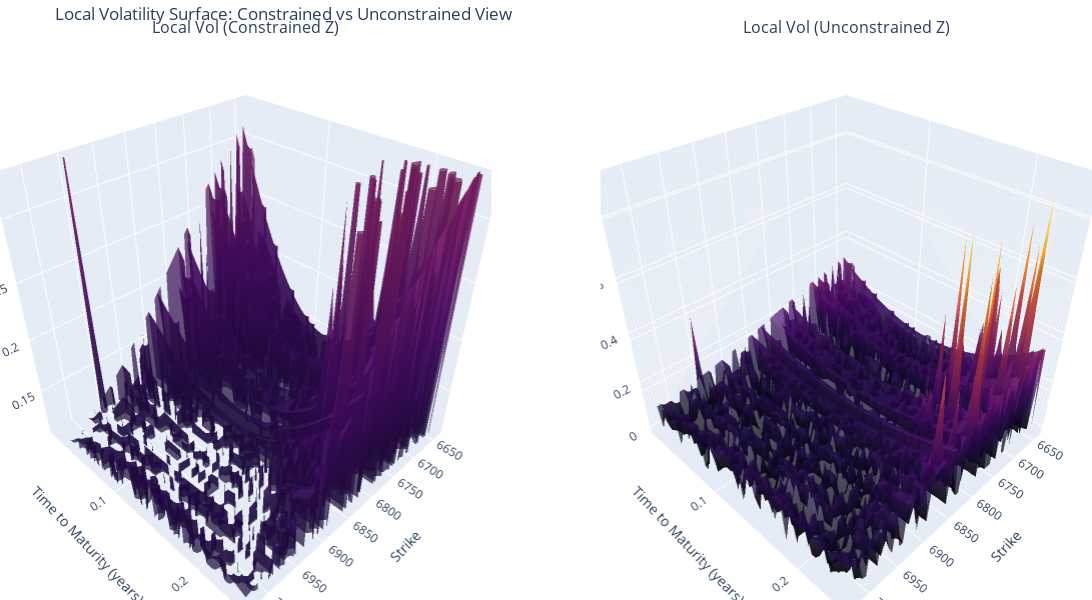

The notebook cell this image was saved under:
### Markdown cell above
#### local Vol using regression

### Code cell
impvol_interp = regres
params = [calls["S0"].iloc[0],calls["r"].iloc[0],impvol_interp]
local_vol_surface_ = get_local_vol_surface(calls,params)
plot_local_vol_surface(calls,local_vol_surface_)

### Figure 1 — Plotly figure (JSON) as saved in the notebook; plotly's stock layout.template omitted (floating-point values rounded to 4 significant figures; data arrays with more than 128 entries replaced by an {"elided": "..."} marker saying what was removed)
{"data": [{"colorscale": [[0, "#000004"], [0.1111, "#1b0c41"], [0.2222, "#4a0c6b"], [0.3333, "#781c6d"], [0.4444, "#a52c60"], [0.5556, "#cf4446"], [0.6667, "#ed6925"], [0.7778, "#fb9b06"], [0.8889, "#f7d13d"], [1, "#fcffa4"]], "opacity": 0.7, "scene": "scene", "showlegend": false, "showscale": false, "type": "surface", "x": {"elided": "60x60 float values"}, "y": {"elided": "60x60 float values"}, "z": {"elided": "60x60 float values"}}, {"colorscale": [[0, "#000004"], [0.1111, "#1b0c41"], [0.2222, "#4a0c6b"], [0.3333, "#781c6d"], [0.4444, "#a52c60"], [0.5556, "#cf4446"], [0.6667, "#ed6925"], [0.7778, "#fb9b06"], [0.8889, "#f7d13d"], [1, "#fcffa4"]], "opacity": 0.7, "scene": "scene2", "showlegend": false, "showscale": false, "type": "surface", "x": {"elided": "60x60 float values"}, "y": {"elided": "60x60 float values"}, "z": {"elided": "60x60 float values"}}], "layout": {"annotations": [{"font": {"size": 16}, "showarrow": false, "text": "Local Vol (Constrained Z)", "x": 0.225, "xanchor": "center", "xref": "paper", "y": 1, "yanchor": "bottom", "yref": "paper"}, {"font": {"size": 16}, "showarrow": false, "text": "Local Vol (Unconstrained Z)", "x": 0.775, "xanchor": "center", "xref": "paper", "y": 1, "yanchor": "bottom", "yref": "paper"}], "height": 600, "margin": {"b": 0, "l": 0, "r": 0, "t": 40}, "scene": {"domain": {"x": [0, 0.45], "y": [0, 1]}, "xaxis": {"title": {"text": "Strike"}}, "yaxis": {"title": {"text": "Time to Maturity (years)"}}, "zaxis": {"range": [0.105, 0.3322], "title": {"text": "Volatility"}}}, "scene2": {"domain": {"x": [0.55, 1], "y": [0, 1]}, "xaxis": {"title": {"text": "Strike"}}, "yaxis": {"title": {"text": "Time to Maturity (years)"}}, "zaxis": {"title": {"text": "Volatility"}}}, "title": {"text": "Local Volatility Surface: Constrained vs Unconstrained View"}, "width": 1200}}
